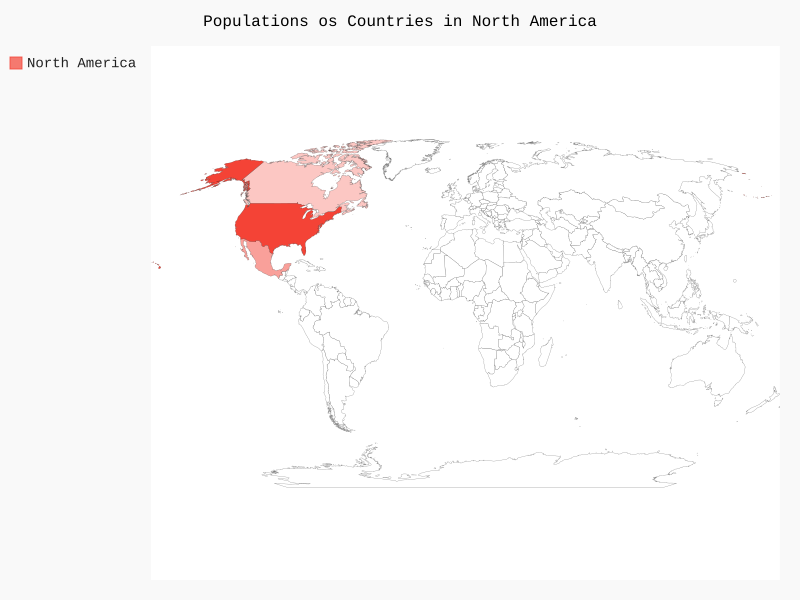

The Python source for this figure:
import pygal.maps.world

wm = pygal.maps.world.World()
wm.title = 'Populations os Countries in North America'
wm.add('North America', {'ca': 34126000, 'us': 309349000, 'mx': 113423000})
wm.render_to_file('na_populations.svg')
